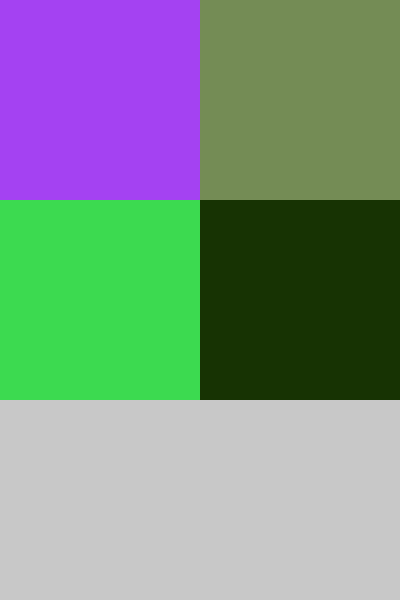
Frame 1 (no input)
Frame 60 (the mouse pressed at the canvas centre just before this capture): identical to frame 1, image omitted
Frame 120 (the mouse held since frame 60 and released just before this capture): identical to frame 1, image omitted

The Processing sketch that drew this single still picture (run headless with seeded random() and noise(); from frame 60 on, the mouse is pressed at the canvas centre):

// Processing sketch: ColourPickerButtons
// ── ColourPickerButtons.pde
Button[][] colours;
Button exitMenu;
int x, y;
boolean menuOpen;
void setup() {
  size(400, 600);
  colours = new Button[2][2];
  for (int i = 0; i < colours.length; i++) {
    for (int j = 0; j < colours[i].length; j++) {
      colours[i][j] = new Button(i*200, j*200, 200, 200);
    }
  }
  exitMenu = new Button(width-25,5,20,20,color(100));
}

void draw() {
  background(200);
  if (!menuOpen) {
  outer:
    for (int i = 0; i < colours.length; i++) {
      for (int j = 0; j < colours[i].length; j++) {
        colours[i][j].show();
        if (colours[i][j].released()) {
          menuOpen = true;
        }
        if (menuOpen) {
          x = i;
          y = j;
          break outer;
        }
      }
    }
  } else {
    textSize(25);
    fill(0);
    text("Red: "+red(colours[x][y].pCol), 145, 200);
    text("Green: "+green(colours[x][y].pCol), 135, 250);
    text("Blue: "+blue(colours[x][y].pCol), 145, 300);
    exitMenu.show();
    if (exitMenu.released()){
      menuOpen = false;
    }
  }
}
// ── Button.pde
class Button {

  int dif = 10;

  PVector pos; 
  PVector size;

  color col;
  color pCol;

  boolean mouseDown = false;
  
  Button(int xPos, int yPos, int w, int h){
    pos = new PVector(xPos, yPos);
    size = new PVector(w, h);
    pCol = color(random(255),random(255),random(255));
  }

  Button(int xPos, int yPos, int w, int h, color c) {
    pos = new PVector(xPos, yPos);
    size = new PVector(w, h);
    pCol = c;
  }

  void show() {
    float red = colChange(red(pCol)), 
      green = colChange(green(pCol)), 
      blue = colChange(blue(pCol));

    noStroke();
    if (this.mouseOver()) {
      col = color(red, green, blue);
    } else {
      col = pCol;
    }

    fill (col);
    rect(pos.x, pos.y, size.x, size.y);
  }

  void pressed() {
    if (mousePressed && !mouseDown
      && mouseOver()) {
      mouseDown = true;
    } 
    if (!(mouseOver())) {
      mouseDown = false;
    }
  }

  boolean released() {
    pressed();   
    if (!mousePressed && mouseDown
      && mouseOver()) {
      mouseDown = false;
      return true;
    } else {      
      return false;
    }
  }

  float colChange (float c) {
    if (c > 255 - dif) {
      return c - dif;
    } else {
      return c + dif;
    }
  }

  boolean mouseOver() {
    if (mouseX > pos.x && mouseX < size.x + pos.x 
      && mouseY > pos.y && mouseY < size.y + pos.y) {
      return true;
    } else {
      return false;
    }
  }
}
